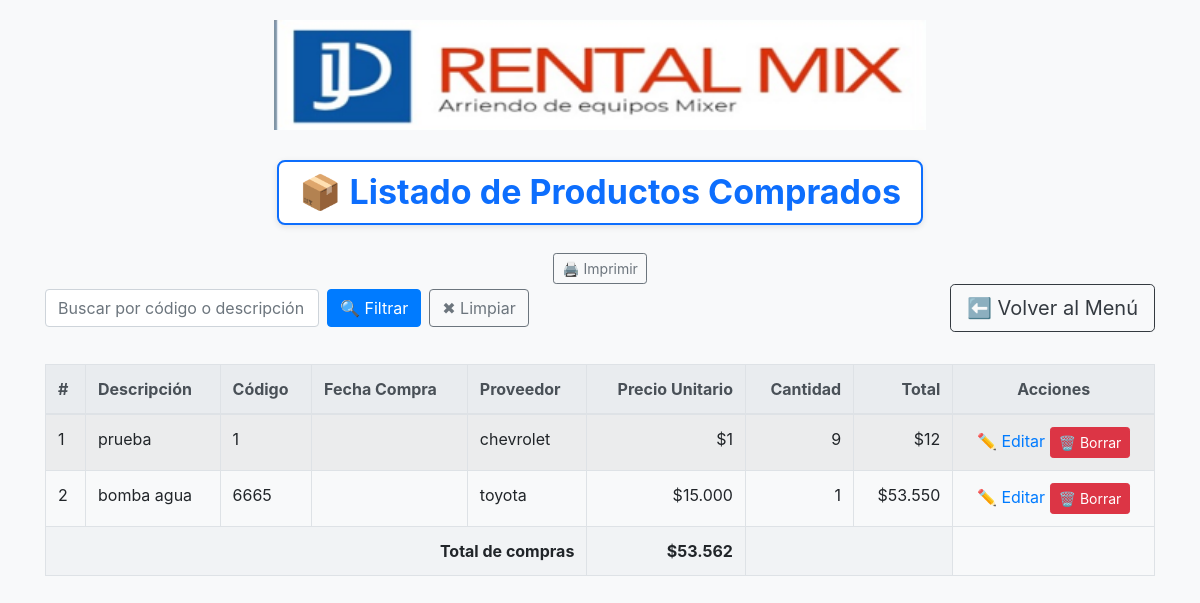
The app's page /menu/consulta_compra/, older data.
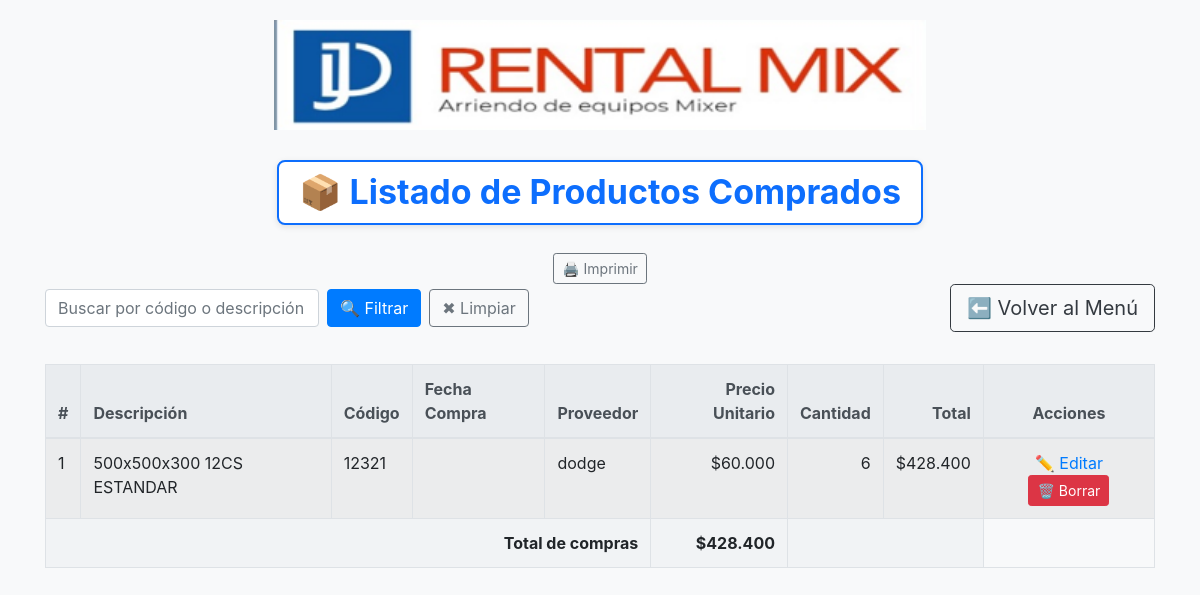
The same page, newer data.
### sistema_rental/models.py (models this page shows)
class ProductoCompra(models.Model):
    compra = models.ForeignKey(Compra2, on_delete=models.CASCADE)
    descripcion = models.CharField(max_length=200)
    codigo = models.CharField(max_length=50)
    fecha_compra = models.DateField(default=date.today)
    cantidad = models.PositiveIntegerField()
    precio_unitario = models.DecimalField(max_digits=10, decimal_places=2)
    iva_porcentaje = models.DecimalField(max_digits=5, decimal_places=2)
    neto = models.DecimalField(max_digits=10, decimal_places=2)
    impuesto = models.DecimalField(max_digits=10, decimal_places=2)
    total = models.DecimalField(max_digits=10, decimal_places=2)

class Compra2(models.Model):
    fecha = models.DateField()
    factura = models.CharField(max_length=100)
    proveedor = models.CharField(max_length=100)
    creada_por = models.ForeignKey(User, on_delete=models.SET_NULL, null=True, blank=True)
    fecha_creacion = models.DateTimeField(auto_now_add=True)

### sistema_rental/views.py (the view)
# urls.py: path('consulta_compra/', consulta_compra, name='consulta_compra'),
def consulta_compra(request):
    query = request.GET.get('q', '').strip()
    productos = ProductoCompra.objects.select_related('compra').all()
    if query:
        productos = productos.filter(
            Q(codigo__icontains=query) |
            Q(descripcion__icontains=query)
        )
    total_compras = productos.aggregate(total=Sum('total'))['total'] or 0
    return render(request, 'consulta_compra.html', {
        'productos': productos,
        'total_compras': total_compras,
        'query': query,
    })

### ventas/templatetags/formatos.py (called while the page is built)
@register.filter
def formato_chileno(valor):
    try:
        valor = int(round(float(valor)))
        return '{0:,}'.format(valor).replace(',', '.')
    except:
        return valor

### sistema_rental/templates/consulta_compra.html (shortened to what this page needs)
{% load static %}
{% load formatos %}
<!DOCTYPE html>
<html lang="es">
<head>
  <link rel="stylesheet" href="https://maxcdn.bootstrapcdn.com/bootstrap/4.0.0/css/bootstrap.min.css">
</head>
<body>
  <div class="text-center d-flex flex-column align-items-center">
    <img src="{% static 'img/logo.png' %}" alt="Logo JD Rental Mix" style="height: 110px; width: auto;">
    <h1 class="titulo-listado">📦 Listado de Productos Comprados</h1>
    <button onclick="window.print()" class="btn btn-outline-secondary btn-sm no-print mt-2">🖨️ Imprimir</button>
  </div>
  <div class="container">
    <div class="d-flex justify-content-between align-items-center mb-4 flex-wrap no-print">
      <form method="get" class="form-inline d-flex flex-wrap align-items-center">
        <input type="text" name="q" class="form-control mr-2 mb-2" placeholder="Buscar por código o descripción" value="{{ request.GET.q }}">
        <button type="submit" class="btn btn-primary mb-2">🔍 Filtrar</button>
        <a href="{% url 'consulta_compra' %}" class="btn btn-outline-secondary ml-2 mb-2">✖ Limpiar</a>
      </form>
      <a href="{% url 'menu_rental' %}" class="btn btn-outline-dark btn-lg mb-2">⬅️ Volver al Menú</a>
    </div>
    <table class="table table-bordered table-striped">
      <thead class="thead-light">
        <tr>
          <th>#</th>
          <th>Descripción</th>
          <th>Código</th>
          <th>Fecha Compra</th>
          <th>Proveedor</th>
          <th class="text-right">Precio Unitario</th>
          <th class="text-right">Cantidad</th>
          <th class="text-right">Total</th>
          <th class="text-center no-print">Acciones</th>
        </tr>
      </thead>
      <tbody>
        {% for producto in productos %}
        <tr>
          <td>{{ forloop.counter }}</td>
          <td>{{ producto.descripcion }}</td>
          <td>{{ producto.codigo }}</td>
          <td>{{ producto.fecha|date:"d/m/Y" }}</td>
          <td>{{ producto.compra.proveedor }}</td>
          <td class="text-right">${{ producto.precio_unitario|floatformat:0|formato_chileno }}</td>
          <td class="text-right">{{ producto.cantidad }}</td>
          <td class="text-right">${{ producto.total|floatformat:0|formato_chileno }}</td>
          <td class="text-center acciones no-print">
            <a href="{% url 'editar_compra' producto.id %}">✏️ Editar</a>
            <form method="post" action="{% url 'eliminar_producto' producto.id %}">
              <button type="submit" class="btn btn-sm btn-danger" onclick="return confirm('¿Eliminar este producto?')">🗑️ Borrar</button>
            </form>
          </td>
        </tr>
        {% empty %}
        <tr>
          <td colspan="8" class="text-center text-muted">No hay productos registrados.</td>
        </tr>
        {% endfor %}
      </tbody>
      {% if productos %}
      <tfoot>
        <tr>
          <td colspan="5" class="text-right">Total de compras</td>
          <td class="text-right">${{ total_compras|floatformat:0|formato_chileno }}</td>
          <td colspan="2"></td>
        </tr>
      </tfoot>
      {% endif %}
    </table>
  </div>
</body>
</html>

### sistema_rental/templates/consulta_compra.html (style rules this page uses)
body { margin: 20px; background-color: #f8f9fa; }
table { background-color: #fff; }
th, td { vertical-align: middle; }
tfoot td { font-weight: bold; background-color: #f1f3f5; }
.acciones form { display: inline; }
.titulo-listado { font-size: 34px; font-weight: 700; background-color: #ffffff; border: 2px solid #0d6efd; padding: 10px 20px; border-radius: 8px; display: inline-block; color: #0d6efd; box-shadow: 0 2px 6px rgba(0,0,0,0.1); margin-top: 30px; margin-bottom: 20px; }

Row changes from the older to the newer data that the page shows:
removed ProductoCompra: descripcion "prueba", codigo "1", compra.proveedor "chevrolet", precio_unitario "1", cantidad "9", total "12"
removed ProductoCompra: descripcion "bomba agua", codigo "6665", compra.proveedor "toyota", precio_unitario "15.000", cantidad "1", total "53.550"
added ProductoCompra: descripcion "500x500x300 12CS ESTANDAR", codigo "12321", compra.proveedor "dodge", precio_unitario "60.000", cantidad "6", total "428.400"
Text that changed along with them:
{{ total_compras|floatformat:0|formato_chileno }}: "53.562" → "428.400"
